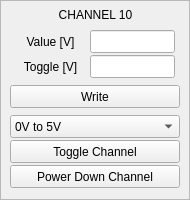
     <widget class="QFrame" name="frame_28">
      <property name="geometry">
       <rect>
        <x>610</x>
        <y>20</y>
        <width>190</width>
        <height>200</height>
       </rect>
      </property>
      <property name="frameShape">
       <enum>QFrame::StyledPanel</enum>
      </property>
      <property name="frameShadow">
       <enum>QFrame::Raised</enum>
      </property>
      <widget class="QLabel" name="label_137">
       <property name="geometry">
        <rect>
         <x>0</x>
         <y>5</y>
         <width>191</width>
         <height>20</height>
        </rect>
       </property>
       <property name="text">
        <string>CHANNEL 10</string>
       </property>
       <property name="alignment">
        <set>Qt::AlignCenter</set>
       </property>
      </widget>
      <widget class="QLineEdit" name="ledt_wr10_t1">
       <property name="geometry">
        <rect>
         <x>90</x>
         <y>55</y>
         <width>85</width>
         <height>23</height>
        </rect>
       </property>
      </widget>
      <widget class="QLabel" name="label_138">
       <property name="geometry">
        <rect>
         <x>10</x>
         <y>30</y>
         <width>81</width>
         <height>23</height>
        </rect>
       </property>
       <property name="text">
        <string>Value [V]</string>
       </property>
       <property name="alignment">
        <set>Qt::AlignCenter</set>
       </property>
      </widget>
      <widget class="QPushButton" name="pB_wr_up10_t">
       <property name="geometry">
        <rect>
         <x>10</x>
         <y>85</y>
         <width>170</width>
         <height>23</height>
        </rect>
       </property>
       <property name="text">
        <string>Write</string>
       </property>
      </widget>
      <widget class="QPushButton" name="pB_pd10_t">
       <property name="geometry">
        <rect>
         <x>10</x>
         <y>165</y>
         <width>170</width>
         <height>23</height>
        </rect>
       </property>
       <property name="text">
        <string>Power Down Channel</string>
       </property>
       <property name="checkable">
        <bool>false</bool>
       </property>
      </widget>
      <widget class="QLabel" name="label_181">
       <property name="geometry">
        <rect>
         <x>10</x>
         <y>55</y>
         <width>81</width>
         <height>23</height>
        </rect>
       </property>
       <property name="text">
        <string>Toggle [V]</string>
       </property>
       <property name="alignment">
        <set>Qt::AlignCenter</set>
       </property>
      </widget>
      <widget class="QLineEdit" name="ledt_wr10_t0">
       <property name="geometry">
        <rect>
         <x>90</x>
         <y>30</y>
         <width>85</width>
         <height>23</height>
        </rect>
       </property>
      </widget>
      <widget class="QComboBox" name="cBox_span10_t">
       <property name="geometry">
        <rect>
         <x>10</x>
         <y>115</y>
         <width>170</width>
         <height>23</height>
        </rect>
       </property>
       <property name="sizePolicy">
        <sizepolicy hsizetype="Preferred" vsizetype="Fixed">
         <horstretch>0</horstretch>
         <verstretch>0</verstretch>
        </sizepolicy>
       </property>
       <item>
        <property name="text">
         <string>0V to 5V </string>
        </property>
       </item>
       <item>
        <property name="text">
         <string>-2.5V to + 2.5V</string>
        </property>
       </item>
       <item>
        <property name="text">
         <string>-5V to +5V</string>
        </property>
       </item>
      </widget>
      <widget class="QPushButton" name="pB_toggle_s_10">
       <property name="geometry">
        <rect>
         <x>10</x>
         <y>140</y>
         <width>170</width>
         <height>23</height>
        </rect>
       </property>
       <property name="text">
        <string>Toggle Channel</string>
       </property>
       <property name="checkable">
        <bool>true</bool>
       </property>
      </widget>
     </widget>
